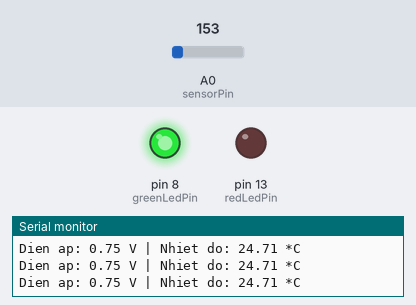
Recording of a sketch running on a simulated Arduino Uno, built with avr-gcc and run on an emulated ATmega328P. Shown: output pins drawn as LEDs (lit = HIGH), the last lines printed to the serial monitor. The inputs (shaded band) are chosen by the test bench; at power-on: A0 (sensorPin) = 153.

Above: at 1.3 s.
1.4 s: A0 (sensorPin) set to 173
At 1.8 s:
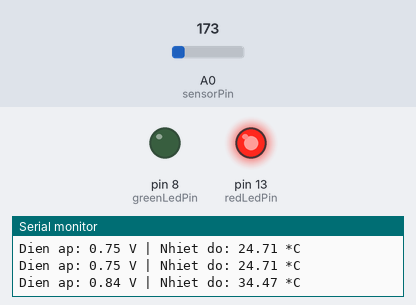
3.0 s: A0 (sensorPin) set to 133
At 4.2 s:
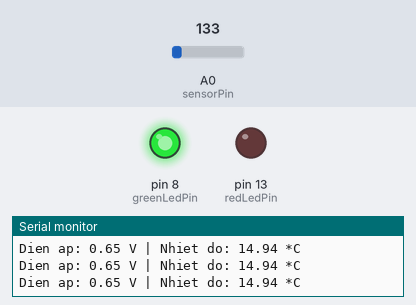
4.5 s: A0 (sensorPin) set to 165
At 5.5 s:
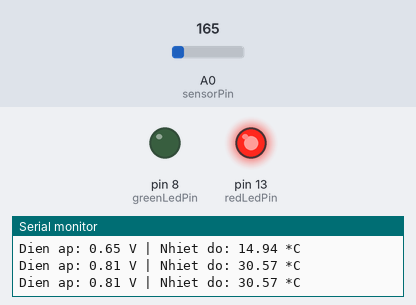
Timing chart, 0 to 7.5 s (numbered marks = the images above; inputs shaded):
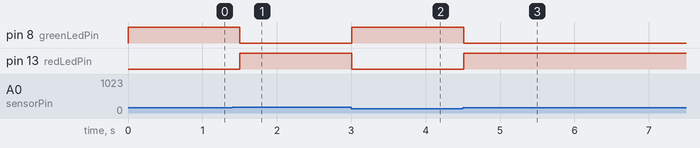

Measured:
- the behaviour switches between 163 and 164 on A0 (sensorPin) (found by bisection; images 0 and 1)
- after the input at 1.4 s, pin 8 (greenLedPin): HIGH → LOW after 0.10 s; pin 13 (redLedPin): LOW → HIGH after 0.10 s
- after the input at 3.0 s, pin 8 (greenLedPin): LOW → HIGH at once; pin 13 (redLedPin): HIGH → LOW at once
- after the input at 4.5 s, pin 8 (greenLedPin): HIGH → LOW at once; pin 13 (redLedPin): LOW → HIGH at once

The sketch:

cambiennhiet.ino
```cpp
// Khai báo các chân kết nối
const int sensorPin = A0;   // Chân tín hiệu cảm biến nhiệt độ TMP36
const int redLedPin = 13;   // LED Đỏ cảnh báo
const int greenLedPin = 8;  // LED Xanh bình thường
// Ngưỡng nhiệt độ cảnh báo (°C)
const float TEMP_THRESHOLD = 30.0;
void setup() {
  Serial.begin(9600);
  // Cấu hình các chân LED là OUTPUT
  pinMode(redLedPin, OUTPUT);
  pinMode(greenLedPin, OUTPUT);
}
void loop() {
  // 1. Đọc giá trị analog từ cảm biến (0 - 1023)
  int rawValue = analogRead(sensorPin);
  // 2. Đổi giá trị đọc sang điện áp (Volt)
  float voltage = rawValue * (5.0 / 1024.0);
  // 3. Công thức tính nhiệt độ chuẩn của cảm biến TMP36:
  // TMP36 xuất 500mV ở 0°C và tăng 10mV mỗi 1°C
  float temperatureC = (voltage - 0.5) * 100.0;
  // In ra Serial Monitor để theo dõi
  Serial.print("Dien ap: ");
  Serial.print(voltage);
  Serial.print(" V | Nhiet do: ");
  Serial.print(temperatureC);
  Serial.println(" *C");
  // 4. Điều kiện điều khiển 2 LED
  if (temperatureC >= TEMP_THRESHOLD) {
    // Quá nhiệt: Bật LED đỏ, tắt LED xanh
    digitalWrite(redLedPin, HIGH);
    digitalWrite(greenLedPin, LOW);
  } else {
    // Bình thường: Bật LED xanh, tắt LED đỏ
    digitalWrite(redLedPin, LOW);
    digitalWrite(greenLedPin, HIGH);
  }
  delay(500); // Đọc lại sau mỗi 0.5 giây
}
```
